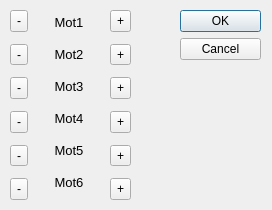
<?xml version="1.0" encoding="UTF-8"?>
<ui version="4.0">
    <class>Dialog</class>
    <widget class="QDialog" name="Dialog">
        <property name="geometry">
            <rect>
                <x>0</x>
                <y>0</y>
                <width>272</width>
                <height>210</height>
            </rect>
        </property>
        <property name="windowTitle">
            <string>Dialog</string>
        </property>
        <widget class="QDialogButtonBox" name="buttonBox">
            <property name="geometry">
                <rect>
                    <x>180</x>
                    <y>10</y>
                    <width>81</width>
                    <height>201</height>
                </rect>
            </property>
            <property name="orientation">
                <enum>Qt::Vertical</enum>
            </property>
            <property name="standardButtons">
                <set>QDialogButtonBox::Cancel|QDialogButtonBox::Ok</set>
            </property>
        </widget>
        <widget class="QWidget" name="layoutWidget">
            <property name="geometry">
                <rect>
                    <x>10</x>
                    <y>10</y>
                    <width>121</width>
                    <height>190</height>
                </rect>
            </property>
            <layout class="QHBoxLayout" name="horizontalLayout">
                <property name="spacing">
                    <number>12</number>
                </property>
                <item>
                    <layout class="QVBoxLayout" name="minus">
                        <property name="sizeConstraint">
                            <enum>QLayout::SetMinimumSize</enum>
                        </property>
                        <item>
                            <widget class="QToolButton" name="mn1">
                                <property name="sizePolicy">
                                    <sizepolicy hsizetype="Minimum" vsizetype="Minimum">
                                        <horstretch>0</horstretch>
                                        <verstretch>0</verstretch>
                                    </sizepolicy>
                                </property>
                                <property name="text">
                                    <string>-</string>
                                </property>
                            </widget>
                        </item>
                        <item>
                            <widget class="QToolButton" name="mn2">
                                <property name="sizePolicy">
                                    <sizepolicy hsizetype="Minimum" vsizetype="Minimum">
                                        <horstretch>0</horstretch>
                                        <verstretch>0</verstretch>
                                    </sizepolicy>
                                </property>
                                <property name="text">
                                    <string>-</string>
                                </property>
                            </widget>
                        </item>
                        <item>
                            <widget class="QToolButton" name="mn3">
                                <property name="sizePolicy">
                                    <sizepolicy hsizetype="Minimum" vsizetype="Minimum">
                                        <horstretch>0</horstretch>
                                        <verstretch>0</verstretch>
                                    </sizepolicy>
                                </property>
                                <property name="text">
                                    <string>-</string>
                                </property>
                            </widget>
                        </item>
                        <item>
                            <widget class="QToolButton" name="mn4">
                                <property name="sizePolicy">
                                    <sizepolicy hsizetype="Minimum" vsizetype="Minimum">
                                        <horstretch>0</horstretch>
                                        <verstretch>0</verstretch>
                                    </sizepolicy>
                                </property>
                                <property name="text">
                                    <string>-</string>
                                </property>
                            </widget>
                        </item>
                        <item>
                            <widget class="QToolButton" name="mn5">
                                <property name="sizePolicy">
                                    <sizepolicy hsizetype="Minimum" vsizetype="Minimum">
                                        <horstretch>0</horstretch>
                                        <verstretch>0</verstretch>
                                    </sizepolicy>
                                </property>
                                <property name="text">
                                    <string>-</string>
                                </property>
                            </widget>
                        </item>
                        <item>
                            <widget class="QToolButton" name="mn6">
                                <property name="sizePolicy">
                                    <sizepolicy hsizetype="Minimum" vsizetype="Minimum">
                                        <horstretch>0</horstretch>
                                        <verstretch>0</verstretch>
                                    </sizepolicy>
                                </property>
                                <property name="text">
                                    <string>-</string>
                                </property>
                            </widget>
                        </item>
                    </layout>
                </item>
                <item>
                    <layout class="QVBoxLayout" name="verticalLayout_2">
                        <property name="sizeConstraint">
                            <enum>QLayout::SetMaximumSize</enum>
                        </property>
                        <item>
                            <widget class="QLabel" name="Step1_direct">
                                <property name="sizePolicy">
                                    <sizepolicy hsizetype="Expanding" vsizetype="Fixed">
                                        <horstretch>0</horstretch>
                                        <verstretch>0</verstretch>
                                    </sizepolicy>
                                </property>
                                <property name="font">
                                    <font>
                                        <pointsize>10</pointsize>
                                    </font>
                                </property>
                                <property name="text">
                                    <string>Mot1</string>
                                </property>
                                <property name="alignment">
                                    <set>Qt::AlignCenter</set>
                                </property>
                            </widget>
                        </item>
                        <item>
                            <widget class="QLabel" name="Step2_direct">
                                <property name="sizePolicy">
                                    <sizepolicy hsizetype="Expanding" vsizetype="Fixed">
                                        <horstretch>0</horstretch>
                                        <verstretch>0</verstretch>
                                    </sizepolicy>
                                </property>
                                <property name="font">
                                    <font>
                                        <pointsize>10</pointsize>
                                    </font>
                                </property>
                                <property name="text">
                                    <string>Mot2</string>
                                </property>
                                <property name="alignment">
                                    <set>Qt::AlignCenter</set>
                                </property>
                            </widget>
                        </item>
                        <item>
                            <widget class="QLabel" name="Step3_direct">
                                <property name="sizePolicy">
                                    <sizepolicy hsizetype="Expanding" vsizetype="Fixed">
                                        <horstretch>0</horstretch>
                                        <verstretch>0</verstretch>
                                    </sizepolicy>
                                </property>
                                <property name="font">
                                    <font>
                                        <pointsize>10</pointsize>
                                    </font>
                                </property>
                                <property name="text">
                                    <string>Mot3</string>
                                </property>
                                <property name="alignment">
                                    <set>Qt::AlignCenter</set>
                                </property>
                            </widget>
                        </item>
                        <item>
                            <widget class="QLabel" name="Step4_direct">
                                <property name="sizePolicy">
                                    <sizepolicy hsizetype="Expanding" vsizetype="Fixed">
                                        <horstretch>0</horstretch>
                                        <verstretch>0</verstretch>
                                    </sizepolicy>
                                </property>
                                <property name="font">
                                    <font>
                                        <pointsize>10</pointsize>
                                    </font>
                                </property>
                                <property name="text">
                                    <string>Mot4</string>
                                </property>
                                <property name="alignment">
                                    <set>Qt::AlignCenter</set>
                                </property>
                            </widget>
                        </item>
                        <item>
                            <widget class="QLabel" name="Step5_direct">
                                <property name="sizePolicy">
                                    <sizepolicy hsizetype="Expanding" vsizetype="Fixed">
                                        <horstretch>0</horstretch>
                                        <verstretch>0</verstretch>
                                    </sizepolicy>
                                </property>
                                <property name="font">
                                    <font>
                                        <pointsize>10</pointsize>
                                    </font>
                                </property>
                                <property name="text">
                                    <string>Mot5</string>
                                </property>
                                <property name="alignment">
                                    <set>Qt::AlignCenter</set>
                                </property>
                            </widget>
                        </item>
                        <item>
                            <widget class="QLabel" name="Step6_direct">
                                <property name="sizePolicy">
                                    <sizepolicy hsizetype="Expanding" vsizetype="Fixed">
                                        <horstretch>0</horstretch>
                                        <verstretch>0</verstretch>
                                    </sizepolicy>
                                </property>
                                <property name="font">
                                    <font>
                                        <pointsize>10</pointsize>
                                    </font>
                                </property>
                                <property name="text">
                                    <string>Mot6</string>
                                </property>
                                <property name="alignment">
                                    <set>Qt::AlignCenter</set>
                                </property>
                            </widget>
                        </item>
                    </layout>
                </item>
                <item>
                    <layout class="QVBoxLayout" name="plus">
                        <property name="sizeConstraint">
                            <enum>QLayout::SetMinimumSize</enum>
                        </property>
                        <item>
                            <widget class="QToolButton" name="mp1">
                                <property name="sizePolicy">
                                    <sizepolicy hsizetype="Minimum" vsizetype="Minimum">
                                        <horstretch>0</horstretch>
                                        <verstretch>0</verstretch>
                                    </sizepolicy>
                                </property>
                                <property name="text">
                                    <string>+</string>
                                </property>
                            </widget>
                        </item>
                        <item>
                            <widget class="QToolButton" name="mp2">
                                <property name="sizePolicy">
                                    <sizepolicy hsizetype="Minimum" vsizetype="Minimum">
                                        <horstretch>0</horstretch>
                                        <verstretch>0</verstretch>
                                    </sizepolicy>
                                </property>
                                <property name="text">
                                    <string>+</string>
                                </property>
                            </widget>
                        </item>
                        <item>
                            <widget class="QToolButton" name="mp3">
                                <property name="sizePolicy">
                                    <sizepolicy hsizetype="Minimum" vsizetype="Minimum">
                                        <horstretch>0</horstretch>
                                        <verstretch>0</verstretch>
                                    </sizepolicy>
                                </property>
                                <property name="text">
                                    <string>+</string>
                                </property>
                            </widget>
                        </item>
                        <item>
                            <widget class="QToolButton" name="mp4">
                                <property name="sizePolicy">
                                    <sizepolicy hsizetype="Minimum" vsizetype="Minimum">
                                        <horstretch>0</horstretch>
                                        <verstretch>0</verstretch>
                                    </sizepolicy>
                                </property>
                                <property name="text">
                                    <string>+</string>
                                </property>
                            </widget>
                        </item>
                        <item>
                            <widget class="QToolButton" name="mp5">
                                <property name="sizePolicy">
                                    <sizepolicy hsizetype="Minimum" vsizetype="Minimum">
                                        <horstretch>0</horstretch>
                                        <verstretch>0</verstretch>
                                    </sizepolicy>
                                </property>
                                <property name="text">
                                    <string>+</string>
                                </property>
                            </widget>
                        </item>
                        <item>
                            <widget class="QToolButton" name="mp6">
                                <property name="sizePolicy">
                                    <sizepolicy hsizetype="Minimum" vsizetype="Minimum">
                                        <horstretch>0</horstretch>
                                        <verstretch>0</verstretch>
                                    </sizepolicy>
                                </property>
                                <property name="text">
                                    <string>+</string>
                                </property>
                            </widget>
                        </item>
                    </layout>
                </item>
            </layout>
        </widget>
    </widget>
    <resources/>
    <connections>
        <connection>
            <sender>buttonBox</sender>
            <signal>accepted()</signal>
            <receiver>Dialog</receiver>
            <slot>accept()</slot>
            <hints>
                <hint type="sourcelabel">
                    <x>310</x>
                    <y>210</y>
                </hint>
                <hint type="destinationlabel">
                    <x>281</x>
                    <y>85</y>
                </hint>
            </hints>
        </connection>
        <connection>
            <sender>buttonBox</sender>
            <signal>rejected()</signal>
            <receiver>Dialog</receiver>
            <slot>reject()</slot>
            <hints>
                <hint type="sourcelabel">
                    <x>310</x>
                    <y>210</y>
                </hint>
                <hint type="destinationlabel">
                    <x>280</x>
                    <y>143</y>
                </hint>
            </hints>
        </connection>
    </connections>
</ui>
